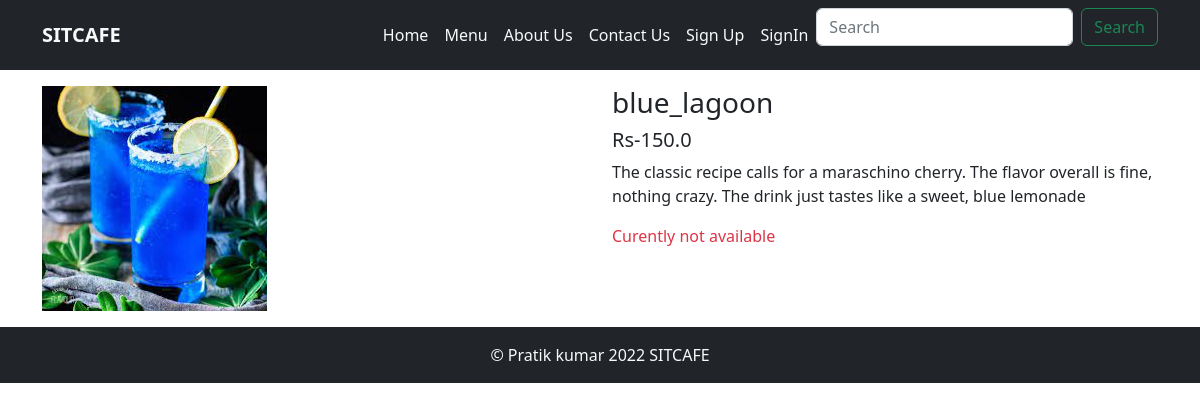
Screenshot of /food/details/5/ with the database file from the repository.
### food/models.py (models this page shows, shortened)
class Food(models.Model):
    category = models.ForeignKey(cuisine, on_delete = models.DO_NOTHING)
    name = models.CharField(max_length = 100)
    description = models.TextField()
    secondery_desscription = models.TextField(blank = True)
    price = models.FloatField()
    is_available = models.BooleanField(default = True)
    image = models.ImageField(upload_to = "food_images/")

### food/views.py (the view)
# urls.py: path('details/<int:id>/',views.details,name='details'),
def details(request, id):
    food = Food.objects.get(id = id)
    context = {
        'food' : food
    }
    return render(request,'food/details.html',context)

### templates/food/details.html (shortened to what this page needs)
{% extends 'base.html' %}
{% block content %}
<div class ='container'>
    <div class ="row my-3">
        <div class='col-md-6'>
            <img src="{{food.image.url}}" alt="{{food.name}}">
        </div>
        <div class = 'col-md-6'>
            <h3>{{food.name}}</h3>
            <h5>Rs-{{food.price}} </h5>
            <p class ='text-lead'>{{food.description}}</p>
            <div class ='my-2'>
                {% if food.is_available %}
                    {% if user.is_authenticated %}
                    <form action="{% url 'add_to_cart' %}" method ='POST'>
                        {% csrf_token %}
                        <input type="hidden" name='food_id' value ='{{food.id}}'>
                            <div class="input-group mb-3">
                            <button class="btn btn-outline-secondary" type="button" onclick="decrement()">-</button>
                            <input type="text" class="quantity" id="quantity" name ="quantity" value = "1" readonly>
                            <button class="btn btn-outline-secondary" type="button" onclick="increment()">+</button>
                        </div>
                        <input type="submit" value="Add to cart" class = "btn btn-primary w-100">
                    </form>
                    {% comment %} <a href="" class ="btn btn-primary btn-sm w-100">Add to Cart</a> {% endcomment %}
                    {% else %}
                        <a href={% url 'sign_in' %} class ="btn btn-primary btn-sm w-100">sign in to buy</a>
                    {% endif %}
                {% else %}
                    <p class='text-danger'>Curently not available</p>
                {% endif %}
            </div>
        </div>
    </div>
</div>
{% endblock content %}

### rows the page displays
Food: image (picture), name "blue_lagoon", price "150.0", description "The classic recipe calls for a maraschino cherry. The flavor overall is fine, nothing crazy. The drink just tastes like a sweet, blue lemonade"
